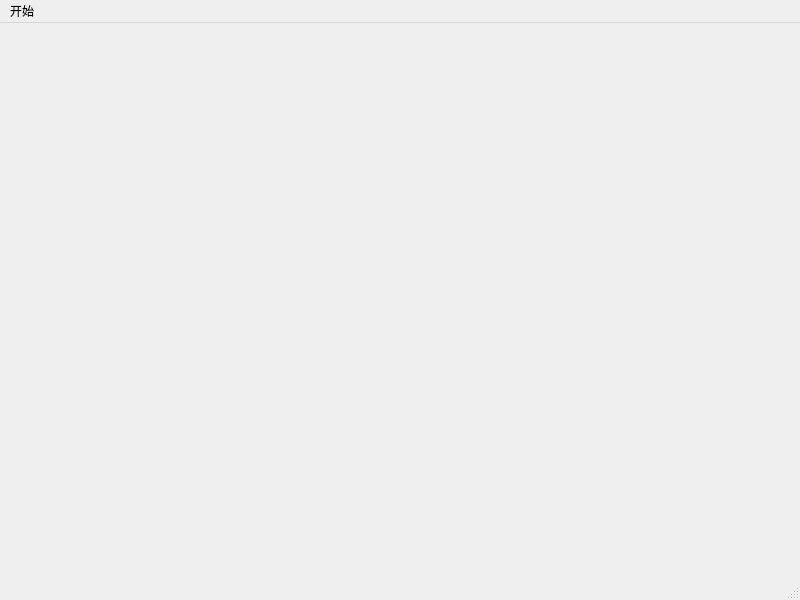
<?xml version="1.0" encoding="UTF-8"?>
<ui version="4.0">
 <class>Mainscene</class>
 <widget class="QMainWindow" name="Mainscene">
  <property name="geometry">
   <rect>
    <x>0</x>
    <y>0</y>
    <width>800</width>
    <height>600</height>
   </rect>
  </property>
  <property name="windowTitle">
   <string>Mainscene</string>
  </property>
  <widget class="QWidget" name="centralwidget"/>
  <widget class="QMenuBar" name="menubar">
   <property name="geometry">
    <rect>
     <x>0</x>
     <y>0</y>
     <width>800</width>
     <height>26</height>
    </rect>
   </property>
   <widget class="QMenu" name="menu">
    <property name="title">
     <string>开始</string>
    </property>
    <addaction name="quit"/>
    <addaction name="actionhelp"/>
   </widget>
   <addaction name="menu"/>
  </widget>
  <widget class="QStatusBar" name="statusbar"/>
  <action name="quit">
   <property name="text">
    <string>退出</string>
   </property>
  </action>
  <action name="actionhelp">
   <property name="text">
    <string>帮助</string>
   </property>
  </action>
 </widget>
 <resources/>
 <connections/>
</ui>
